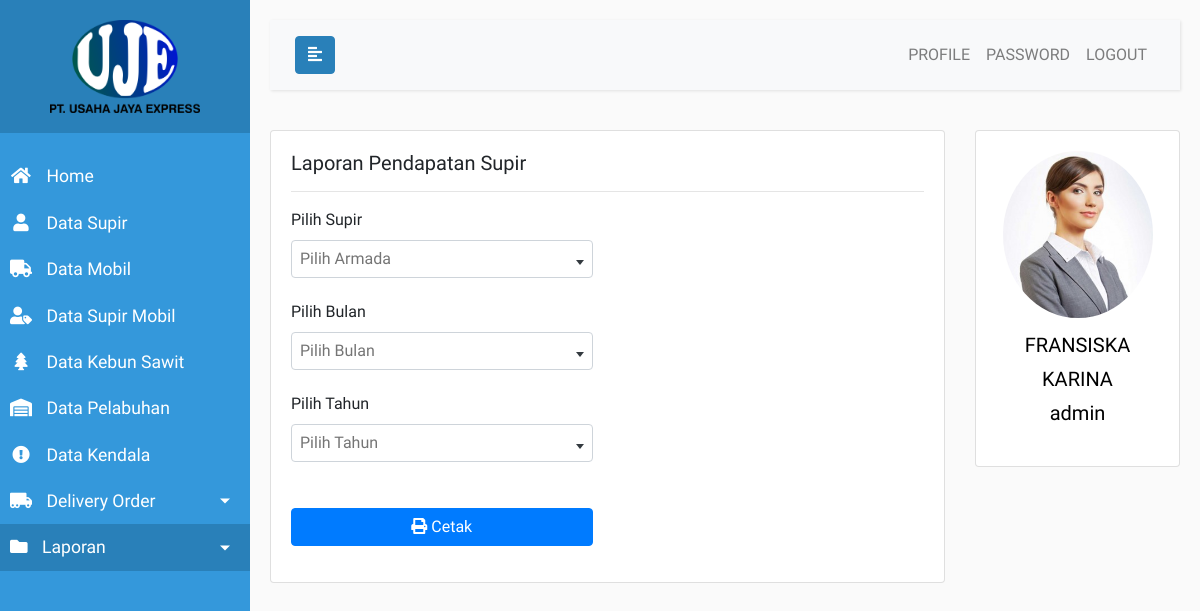
The page /admin.php?page=pendapatan-supir (signed in) on the database its author committed.
### tables this page shows
CREATE TABLE `tb_user` (
  `id` int(11) NOT NULL AUTO_INCREMENT,
  `username` varchar(20) NOT NULL,
  `password` varchar(100) NOT NULL,
  `hak_akses` enum('admin','pimpinan') NOT NULL,
  `status` tinyint(4) NOT NULL DEFAULT '1',
  `nama` varchar(100) NOT NULL,
  `jenis_kelamin` enum('pria','wanita') NOT NULL,
  `tempat_lahir` varchar(50) NOT NULL,
  `tanggal_lahir` date NOT NULL,
  `alamat` text NOT NULL,
  `telepon` varchar(13) NOT NULL,
  `foto` varchar(100) NOT NULL,
  PRIMARY KEY (`id`)
);

### app/app.php (called while the page is built, shortened)
<?php
	function koneksi() {
		$host = 'localhost';
		$user = 'root';
		$pass = '';
		$db = 'pt-uje-db';
		$conn = mysqli_connect($host, $user, $pass, $db);
		return $conn;
	}
	function getProfile() {
		$conn = koneksi();
		$uid = $_SESSION['uid'];
		$query = "SELECT * FROM tb_user WHERE id = '$uid'";
		$process = mysqli_query($conn, $query);
		$data = mysqli_fetch_assoc($process);
		return $data;
	}
?>

### views/admin/laporan/pendapatan-supir.php (the view, shortened to what this page needs)
<div class="row">
	<div class="col-md-9">
		<div class="card">
			<div class="card-body">
				<h5 class="card-title">Laporan Pendapatan Supir</h5><hr>
				<div class="row">
					<div class="col-md-6">
						<div class="form-group">
							<label for="supir_mobil_id">Pilih Supir</label>
						</div>
						<div class="form-group">
							<label for="bulan">Pilih Bulan</label>
						</div>
						<div class="form-group">
							<label for="tahun">Pilih Tahun</label>
						</div><br>
						<div class="form-group">
							<button type="button" id="btn-cetak-pendapatan-supir" class="btn btn-primary btn-block"><i class="fa fa-print"></i>&nbsp;Cetak</button>
						</div>
					</div>
				</div>
			</div>
		</div>
	</div>
	<div class="col-md-3">
		<?php include 'views/partials/rightbar.php'; ?>
	</div>
</div>

### views/partials/rightbar.php
<div class="card">
	<div class="card-body text-center">
		<img src="/assets/img/profil/<?php echo getProfile()['foto'] ?>" width="150px" class="rounded-circle">
		<p class="profile-name"><?php echo strtoupper(getProfile()['nama']).'<br>'.strtolower($_SESSION['akses']) ?></p>
	</div>
</div>

### assets/css/app.css (style rules this page uses)
body { font-family: 'Ubuntu', sans-serif; background: #fafafa; }
p { font-family: 'Ubuntu', sans-serif; font-size: 1.1em; font-weight: 300; line-height: 1.7em; color: #999; }
i, span { display: inline-block; }
.profile-name { padding-top: 10px; font-size: 20px; color: #000; }

### rows shown on the page
tb_user: foto (picture), nama "FRANSISKA KARINA"

### other values the page prints
$_SESSION['akses'] "admin"
